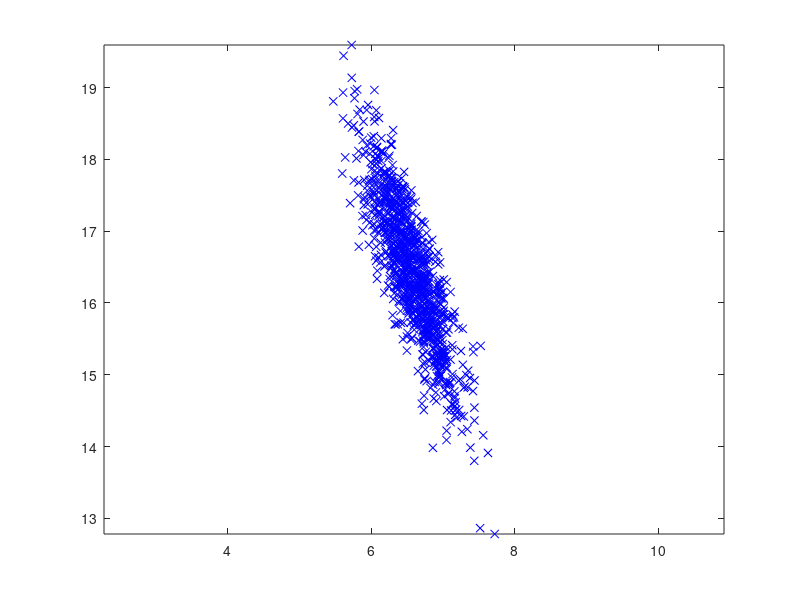

Source code (MATLAB): (Note: this script raises an error after producing the figure.)
%% EEE3032 - Computer Vision and Pattern Recognition (ee3.cvpr)
%%
%% Eigen_Test.m
%% Tests eigen model functions and serves as an example of library use
%%
%% Usage:  Eigen_Test()  - standalone function
%%
%% (c) John Collomosse 2010  (J.Collomosse@surrey.ac.uk)
%% Centre for Vision Speech and Signal Processing (CVSSP)
%% University of Surrey, United Kingdom

close all;
clear all;

N=1000;  % samples
D=2;     % dimension (has to be 2 for plotting purposes)
S=2;     % std-dev to partition points in visualization

% generate some Gaussian test data
org=rand(D,1)*100;
theta=rand(1)*2*pi;
sf=rand(1);
R=[sf*cos(theta) -sin(theta); sf*sin(theta) cos(theta)];
obs=R*randn(D,N)+repmat(org,1,N);

% plot the data
plot(obs(1,:),obs(2,:),'bx');
hold on;
axis equal;

% build the Eigenmodel
E=Eigen_Build(obs);

% plot in green all points within 1 standard deviation of the model
d=Eigen_Mahalanobis(obs,E);
idx=find(d<S);
plot(obs(1,idx),obs(2,idx),'gx');

% visualize the Eigenmodel
Eigen_Plot2D(E,S);
